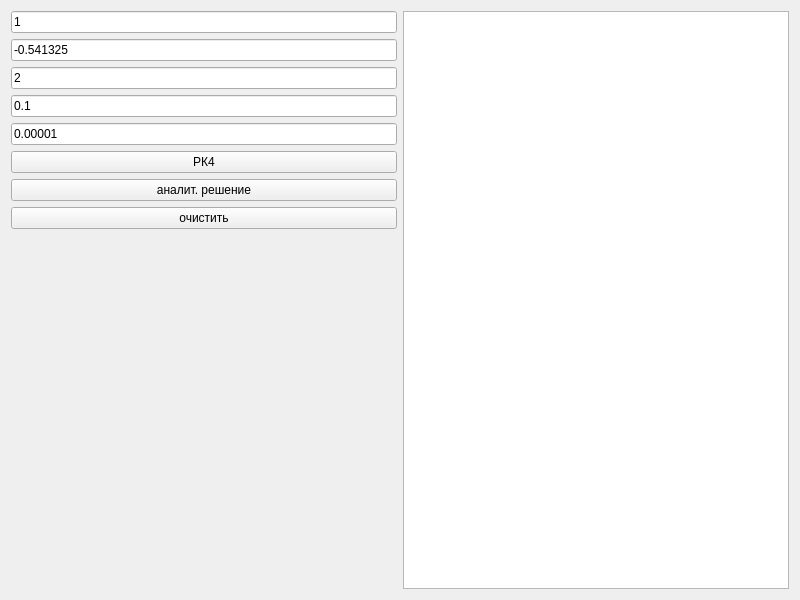
<?xml version="1.0" encoding="UTF-8"?>
<ui version="4.0">
 <class>MainWindow</class>
 <widget class="QWidget" name="MainWindow">
  <property name="geometry">
   <rect>
    <x>0</x>
    <y>0</y>
    <width>800</width>
    <height>600</height>
   </rect>
  </property>
  <property name="windowTitle">
   <string>MainWindow</string>
  </property>
  <layout class="QHBoxLayout" name="horizontalLayout_2">
   <item>
    <layout class="QHBoxLayout" name="horizontalLayout">
     <item>
      <layout class="QVBoxLayout" name="verticalLayout_4">
       <item>
        <widget class="QLineEdit" name="x0Edit">
         <property name="text">
          <string>1</string>
         </property>
         <property name="placeholderText">
          <string>x0</string>
         </property>
        </widget>
       </item>
       <item>
        <widget class="QLineEdit" name="y0Edit">
         <property name="text">
          <string>-0.541325</string>
         </property>
         <property name="placeholderText">
          <string>y0</string>
         </property>
        </widget>
       </item>
       <item>
        <widget class="QLineEdit" name="xEndEdit">
         <property name="text">
          <string>2</string>
         </property>
         <property name="placeholderText">
          <string>xEnd</string>
         </property>
        </widget>
       </item>
       <item>
        <widget class="QLineEdit" name="hEdit">
         <property name="text">
          <string>0.1</string>
         </property>
         <property name="placeholderText">
          <string>h</string>
         </property>
        </widget>
       </item>
       <item>
        <widget class="QLineEdit" name="epsEdit">
         <property name="text">
          <string>0.00001</string>
         </property>
         <property name="placeholderText">
          <string>epsilon</string>
         </property>
        </widget>
       </item>
       <item>
        <widget class="QPushButton" name="solveButton">
         <property name="text">
          <string>РК4</string>
         </property>
        </widget>
       </item>
       <item>
        <widget class="QPushButton" name="refButton">
         <property name="text">
          <string>аналит. решение</string>
         </property>
        </widget>
       </item>
       <item>
        <widget class="QPushButton" name="clearButton">
         <property name="text">
          <string>очистить</string>
         </property>
        </widget>
       </item>
       <item>
        <widget class="QCustomPlot" name="plot" native="true"/>
       </item>
      </layout>
     </item>
     <item>
      <layout class="QVBoxLayout" name="verticalLayout_3">
       <item>
        <widget class="QTableWidget" name="tableWidget"/>
       </item>
      </layout>
     </item>
    </layout>
   </item>
  </layout>
 </widget>
 <customwidgets>
  <customwidget>
   <class>QCustomPlot</class>
   <extends>QWidget</extends>
   <header>qcustomplot.h</header>
   <container>1</container>
  </customwidget>
 </customwidgets>
 <resources/>
 <connections/>
</ui>
